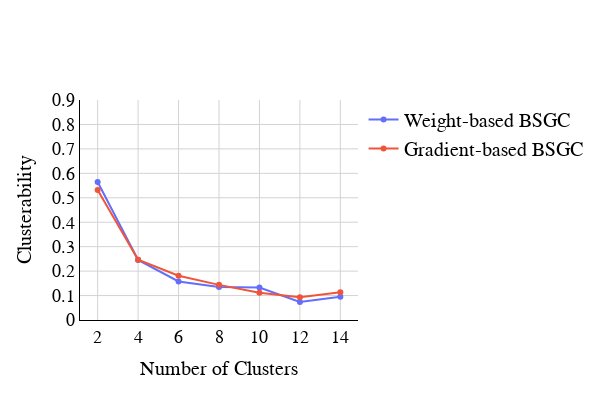

The notebook cell saved with this chart:
### Code cell
# plot

fig = go.Figure()
fig.add_trace(go.Scatter(x=cluster_sizes, y=clusterability_scores.mean(axis=1)[:, 0], mode='lines+markers', name='Weight-based BSGC'))
fig.add_trace(go.Scatter(x=cluster_sizes, y=clusterability_scores.mean(axis=1)[:, 1], mode='lines+markers', name='Gradient-based BSGC'))

fig.update_layout({'plot_bgcolor': 'rgba(255, 255, 255, 1)',})
fig.update_layout(
    xaxis=dict(showgrid=True, gridwidth=1, gridcolor='LightGray'),
    yaxis=dict(showgrid=True, gridwidth=1, gridcolor='LightGray'),
)
# show x and y axis ticks
fig.update_xaxes(tickvals=cluster_sizes)
fig.update_yaxes(tickvals=np.arange(0, 1.1, 0.1))
# show zero gridlines
fig.update_xaxes(showline=True, linewidth=1, linecolor='black', mirror=False)
fig.update_yaxes(showline=True, linewidth=1, linecolor='black', mirror=False)
fig.update_xaxes(title_text='Number of Clusters')
fig.update_yaxes(title_text='Clusterability')
fig.update_layout(width=600, height=400, autosize=False)

# y axis from 0 to 1
fig.update_yaxes(range=[0, 0.9])

# everthing latex font (for research paper)
fig.update_layout(font=dict(family='serif', size=20, color='black'))
fig.update_xaxes(title_font=dict(family='serif', size=20, color='black'))
fig.update_yaxes(title_font=dict(family='serif', size=20, color='black'))
fig.update_xaxes(tickfont=dict(family='serif', size=18, color='black'))
fig.update_yaxes(tickfont=dict(family='serif', size=18, color='black'))
fig.update_xaxes(showline=True, linewidth=1, linecolor='black', mirror=False)
fig.update_yaxes(showline=True, linewidth=1, linecolor='black', mirror=False)

fig.show()

### Figure 1 — Plotly figure (JSON) as saved in the notebook; plotly's stock layout.template omitted (floating-point values rounded to 4 significant figures)
{"data": [{"mode": "lines+markers", "name": "Weight-based BSGC", "type": "scatter", "x": [2, 4, 6, 8, 10, 12, 14], "y": [0.5642, 0.2458, 0.1577, 0.1351, 0.1326, 0.07384, 0.09494]}, {"mode": "lines+markers", "name": "Gradient-based BSGC", "type": "scatter", "x": [2, 4, 6, 8, 10, 12, 14], "y": [0.5318, 0.2466, 0.1812, 0.1437, 0.1114, 0.09262, 0.1139]}], "layout": {"autosize": false, "font": {"color": "black", "family": "serif", "size": 20}, "height": 400, "plot_bgcolor": "rgba(255, 255, 255, 1)", "width": 600, "xaxis": {"gridcolor": "LightGray", "gridwidth": 1, "linecolor": "black", "linewidth": 1, "mirror": false, "showgrid": true, "showline": true, "tickfont": {"color": "black", "family": "serif", "size": 18}, "tickvals": [2, 4, 6, 8, 10, 12, 14], "title": {"font": {"color": "black", "family": "serif", "size": 20}, "text": "Number of Clusters"}}, "yaxis": {"gridcolor": "LightGray", "gridwidth": 1, "linecolor": "black", "linewidth": 1, "mirror": false, "range": [0, 0.9], "showgrid": true, "showline": true, "tickfont": {"color": "black", "family": "serif", "size": 18}, "tickvals": [0, 0.1, 0.2, 0.3, 0.4, 0.5, 0.6, 0.7, 0.8, 0.9, 1], "title": {"font": {"color": "black", "family": "serif", "size": 20}, "text": "Clusterability"}}}}
